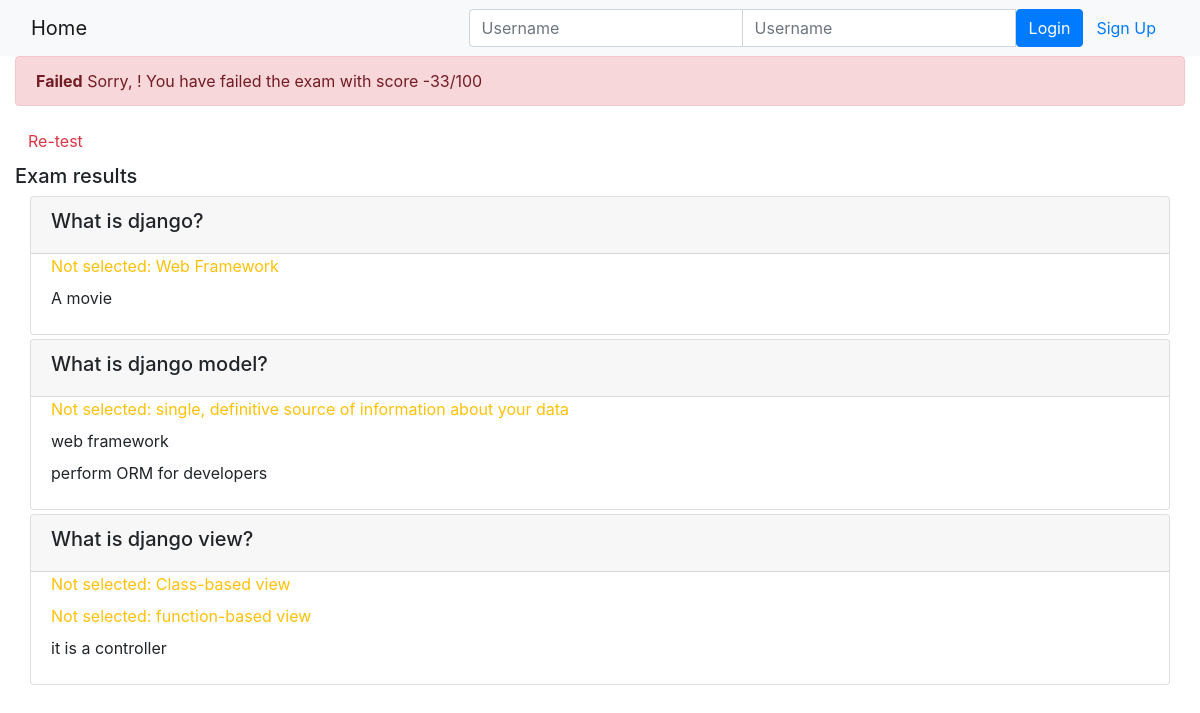
Before: /onlinecourse/course/1/submission/1/result/ with the older database file.
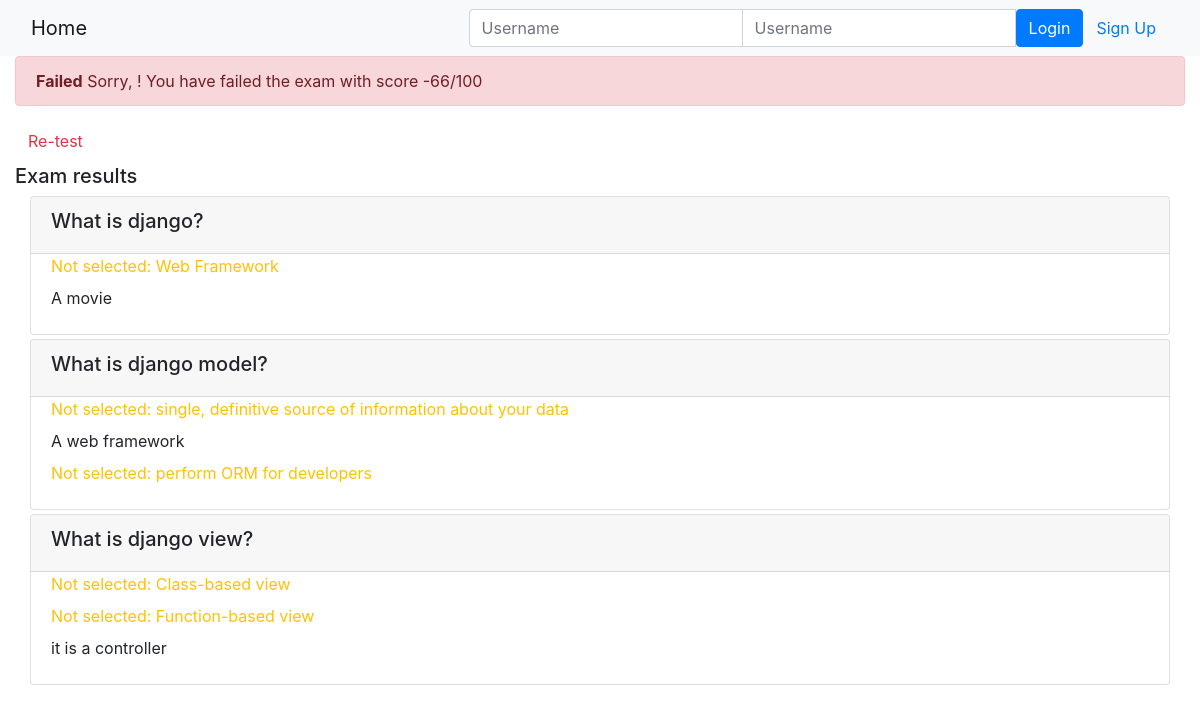
After: the same page with the newer database file.
### onlinecourse/models.py (models this page shows, shortened)
class Question(models.Model):
    course = models.ForeignKey(Course, on_delete=models.CASCADE)
    lesson = models.ForeignKey(Lesson, on_delete=models.CASCADE)
    question_text = models.CharField(max_length=100, default='question')
    grade = models.FloatField(default=5.0)

class Choice(models.Model):
    question = models.ForeignKey(Question, on_delete=models.CASCADE)
    choice_text = models.CharField(max_length=200, default='choice')
    is_correct = models.BooleanField(default=False)

### onlinecourse/views.py (the view)
# urls.py: path('course/<int:course_id>/submission/<int:submission_id>/result/', views.show_exam_result, name='show_exam_result'),
def show_exam_result(request, course_id, submission_id):
    course = Course.objects.get(id = course_id)
    total_points = 5*course.question_set.count()
    submission = Submission.objects.get(id = submission_id)
    grade = 15
    for question in course.question_set.all():
        for choice in question.choice_set.all():
            if choice.is_correct:
                grade -=choice.question.grade
    for choice in submission.choice.all():
        if choice.is_correct:
            grade += choice.question.grade
    grade = int((grade/total_points)*100)
    context = {'course':course,'submission':submission,'grade':grade}
    return render(request, 'onlinecourse/exam_result_bootstrap.html', context)

### onlinecourse/templates/onlinecourse/exam_result_bootstrap.html (shortened to what this page needs)
<!DOCTYPE html>
<html lang="en">
<head>
    {% load static %}
    <link rel="stylesheet" href="https://maxcdn.bootstrapcdn.com/bootstrap/4.5.2/css/bootstrap.min.css">
</head>
<body>
 <nav class="navbar navbar-light bg-light">
    <div class="container-fluid">
        <div class="navbar-header">
              <a class="navbar-brand" href="{% url 'onlinecourse:index' %}">Home</a>
        </div>
        <ul class="nav navbar-nav navbar-right">
            {% if user.is_authenticated %}
            <li>
                <a class="btn btn-link" href="#">{{ user.first_name }}({{ user.username }})</a>
                <a class="btn btn-link" href="{% url 'onlinecourse:logout' %}">Logout</a>
            </li>
            {% else %}
            <li>
                <form class="form-inline" action="{% url 'onlinecourse:login' %}" method="post">
                    <div class="input-group">
                        <input type="text" class="form-control" placeholder="Username" name="username" >
                        <input type="password" class="form-control" placeholder="Username" name="psw" >
                        <button class="btn btn-primary" type="submit">Login</button>
                        <a class="btn btn-link" href="{% url 'onlinecourse:registration' %}">Sign Up</a>
                    </div>
                </form>
            </li>
            {% endif %}
        </ul>
    </div>
</nav>
<div class="container-fluid">
    {% if grade > 80 %}
    <div class="alert alert-success">
       <b>Congratulations, {{user.first_name}}!</b> You have passed the exam and completed the course with score {{grade}}/100
    </div>
        {% else %}
        <div class="alert alert-danger">
            <b>Failed</b> Sorry, {{user.first_name}}! You have failed the exam with score {{grade}}/100
        </div>
        <a class="btn btn-link text-danger" href="{% url 'onlinecourse:course_details' course.id %}">Re-test</a>
        {% endif %}
        <div class="card-columns-vertical mt-1">
        <h5 class="">Exam results</h5>
            <div id="exam" class="container-fluid">
                <form id="questionform"  method="get">
                    {%for question in course.question_set.all%}
                    <div class="card mt-1">
                        <div class="card-header"><h5>{{ question.question_text}}</h5></div>
                        <div class="form-group">
                           {%for choice in question.choice_set.all%}
                            <div class="form-check">
                                <label class="form-check-label">
                                {%if choice.is_correct and choice in submission.choice.all%}
                                    <label class="text-success" name="{{choice.choice_text}}" id="{{choice.id}}">Correct answer: {{ choice.choice_text }}</label>
                                    <br/>
                                {%elif choice.is_correct%}
                                    <label class="text-warning" name="{{choice.choice_text}}" id="{{choice.id}}">Not selected: {{ choice.choice_text }}</label>
                                    <br/>
                                {%elif choice in submission.choice.all and not choice.is_correct%}
                                    <label class="text-danger" name="{{choice.choice_text}}" id="{{choice.id}}">Incorrect: {{ choice.choice_text }}</label>
                                    <br/>
                                {%else%}
                                    <label class="" name="{{choice.choice_text}}" id="{{choice.id}}">{{ choice.choice_text }}</label>
                                    <br/>
                                {%endif%}
                                </label>
                            </div>
                            {%endfor%}
                        </div>
                    </div>
                    {%endfor%}
                </form>
            </div>
        </div>
    </div>
</body>
</html>

Changed rows visible on the page:
changed Choice: choice_text "web framework" → "A web framework"
changed Choice "perform ORM for developers": is_correct False → True (drawn)
changed Choice: choice_text "function-based view" → "Function-based view"
Other visible differences:
{{ grade }}: "-33" → "-66"
